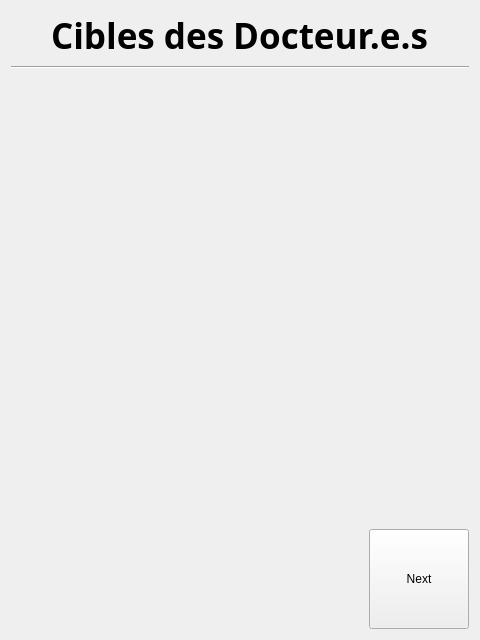
<?xml version="1.0" encoding="UTF-8"?>
<ui version="4.0">
 <class>DoctorsKillOrHealTarget</class>
 <widget class="QWidget" name="DoctorsKillOrHealTarget">
  <property name="geometry">
   <rect>
    <x>0</x>
    <y>0</y>
    <width>480</width>
    <height>640</height>
   </rect>
  </property>
  <property name="windowTitle">
   <string>Form</string>
  </property>
  <property name="styleSheet"><string notr="true"/>
  </property>
  <layout class="QGridLayout" name="gridLayout">
   <item row="0" column="0">
    <layout class="QVBoxLayout" name="verticalLayout_2">
     <item alignment="Qt::AlignHCenter">
      <widget class="QLabel" name="label">
       <property name="sizePolicy">
        <sizepolicy hsizetype="Fixed" vsizetype="Fixed">
         <horstretch>0</horstretch>
         <verstretch>0</verstretch>
        </sizepolicy>
       </property>
       <property name="font">
        <font>
         <family>Yu Gothic UI Semibold</family>
         <pointsize>26</pointsize>
         <weight>75</weight>
         <bold>true</bold>
        </font>
       </property>
       <property name="text">
        <string>Cibles des Docteur.e.s</string>
       </property>
       <property name="alignment">
        <set>Qt::AlignCenter</set>
       </property>
      </widget>
     </item>
     <item>
      <layout class="QVBoxLayout" name="verticalLayout">
       <item>
        <widget class="Line" name="line">
         <property name="font">
          <font>
           <family>Yu Gothic UI Semilight</family>
           <pointsize>18</pointsize>
          </font>
         </property>
         <property name="orientation">
          <enum>Qt::Horizontal</enum>
         </property>
        </widget>
       </item>
       <item>
        <spacer name="verticalSpacer">
         <property name="orientation">
          <enum>Qt::Vertical</enum>
         </property>
         <property name="sizeHint" stdset="0">
          <size>
           <width>20</width>
           <height>40</height>
          </size>
         </property>
        </spacer>
       </item>
       <item alignment="Qt::AlignRight">
        <widget class="QPushButton" name="nextButton">
         <property name="sizePolicy">
          <sizepolicy hsizetype="Fixed" vsizetype="Fixed">
           <horstretch>0</horstretch>
           <verstretch>0</verstretch>
          </sizepolicy>
         </property>
         <property name="minimumSize">
          <size>
           <width>100</width>
           <height>100</height>
          </size>
         </property>
         <property name="text">
          <string>Next</string>
         </property>
        </widget>
       </item>
      </layout>
     </item>
    </layout>
   </item>
  </layout>
 </widget>
 <resources/>
 <connections/>
</ui>
